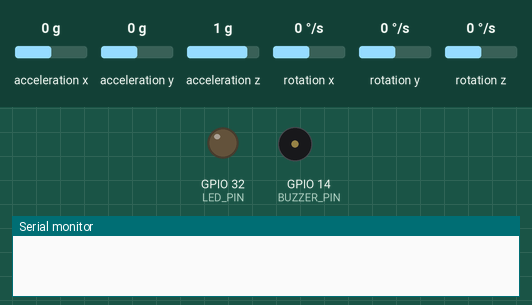
The sketch below on a simulated ESP32. On the bench: output pins drawn as LEDs (lit = HIGH), buzzer (waves = sounding), the last lines printed to the serial monitor. The test bench sets the inputs (shaded band); at power-on: acceleration x 0 g, acceleration y 0 g, acceleration z 1 g, rotation x 0 °/s, rotation y 0 °/s, rotation z 0 °/s. WiFi joins after 1.5 s; servers stay silent unless stated; uploads are accepted with an empty reply.

Above: at 0.0 s.
At 4.2 s:
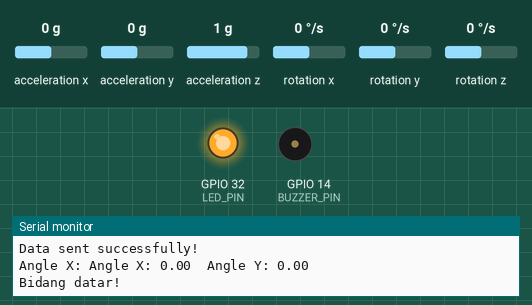
4.3 s: acceleration x set to -0.2 g
5.8 s: acceleration x set to -0.5 g
At 6.4 s:
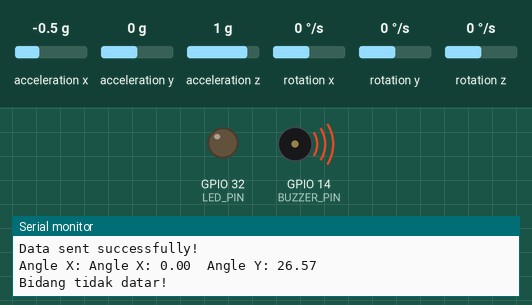
Timing chart, 0 to 8.8 s (numbered marks = the images above; inputs shaded):
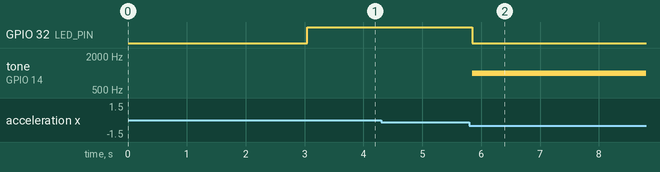

The sketch:

modul6.ino
```cpp
#include <Wire.h>
#include <MPU6050_tockn.h>
#include <HTTPClient.h>
#include <WiFi.h>

const char* ssid = "Widodo";
const char* password = "bigbunda123";
const char* serverName = "http://192.168.106.81/modul6/insert_data.php";
const char* apiKey = "d7af46c2-a29e-4f00-aeef-4e7555d8b5de";
MPU6050 mpu6050(Wire);

int LED_PIN = 32;
int BUZZER_PIN = 14;

void setup() {
  Serial.begin(9600);
  delay(1000); // Add delay to ensure serial monitor connection

  Wire.begin();
  mpu6050.begin();
  connectToWiFi();

  ledcSetup(0, 5000, 8);
  ledcAttachPin(LED_PIN, 0);

  pinMode(LED_PIN, OUTPUT);
  pinMode(BUZZER_PIN, OUTPUT);
}

void loop() {
  mpu6050.update();
  Serial.print("Angle X: ");
  float angleX = mpu6050.getAngleX();
  float angleY = mpu6050.getAngleY();

  Serial.print("Angle X: ");
  Serial.print(angleX);
  Serial.print("\tAngle Y: ");
  Serial.println(angleY);

  if (mpu6050.getAngleX() > 20 || mpu6050.getAngleY() > 20 || mpu6050.getAngleX() < -10 || mpu6050.getAngleY() < -10) {
    ledcWrite(0, 0);
    digitalWrite(LED_PIN, LOW);
    tone(BUZZER_PIN, 1000, 1000);
    Serial.println("Bidang tidak datar!");
  } else {
    ledcWrite(0, 255);
    noTone(BUZZER_PIN);
    digitalWrite(LED_PIN, HIGH);
    Serial.println("Bidang datar!");
  }

  // delay(1000);
  sendDataToServer();

}

void sendDataToServer() {
  char url[256];
  sprintf(url, "%s?apikey=%s&angkax=%f&angkay=%f",
          serverName, apiKey, mpu6050.getAngleX(), mpu6050.getAngleY());

  HTTPClient http;
  http.begin(url);
  int httpResponseCode = http.GET();

  if (httpResponseCode == 200) {
    Serial.println("Data sent successfully!");
  } else {
    Serial.print("Error code: ");
    Serial.println(httpResponseCode);
  }

  http.end();
}

void connectToWiFi() {
  WiFi.begin(ssid, password);
  int attempts = 0;
  while (WiFi.status() != WL_CONNECTED && attempts < 20) {
    delay(1000);
    Serial.println("Connecting to WiFi....");
    attempts++;
  }

  if (WiFi.status() == WL_CONNECTED) {
    Serial.println("Connected to WiFi");
    Serial.println("Local IP: " + WiFi.localIP().toString());
  } else {
    Serial.println("Failed to connect to WiFi. Please check your credentials.");
  }
}
```

Measured:
- the behaviour switches between -0.3 and -0.4 g on acceleration x (found by bisection; images 1 and 2)
- after the input at 5.8 s, GPIO 32 (LED_PIN): HIGH → LOW after 0.05 s; tone on GPIO 14 (BUZZER_PIN): silent → 1000 Hz after 0.05 s
